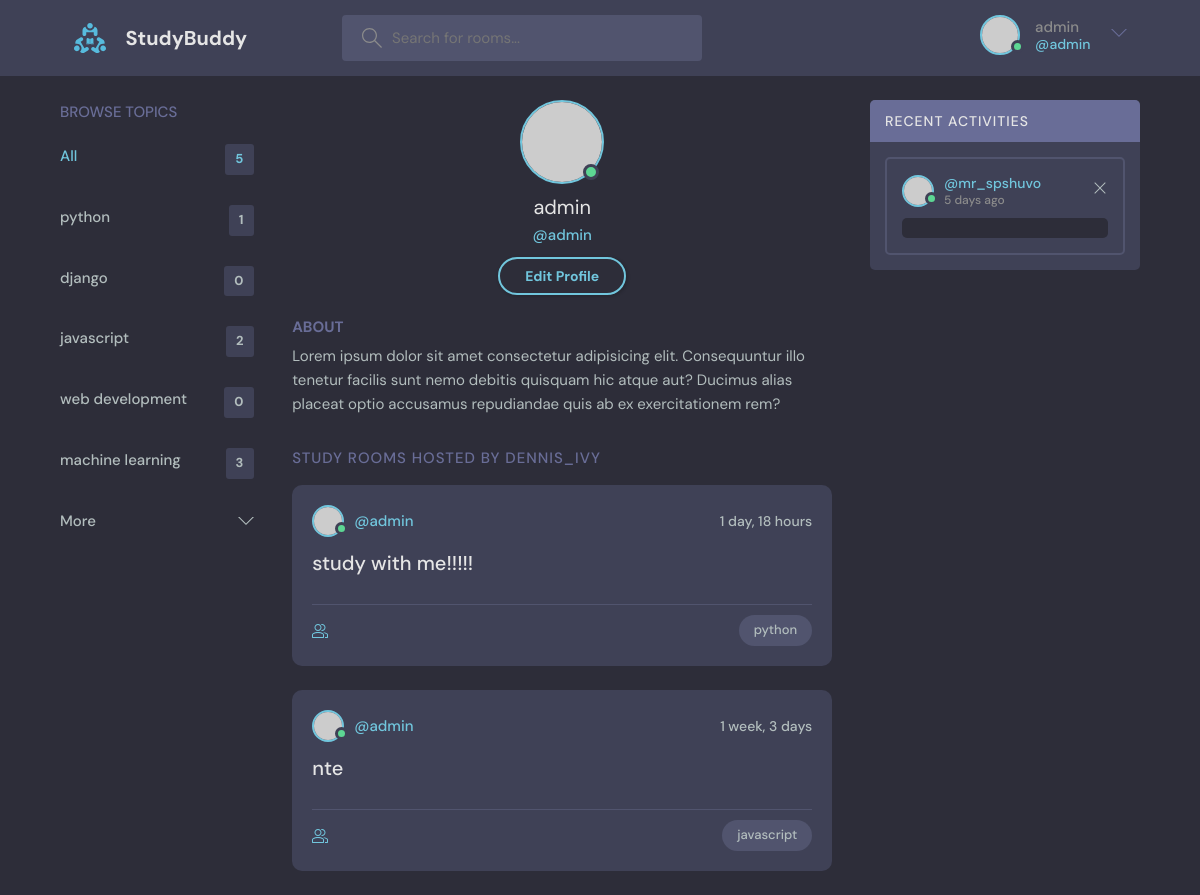
/profile/1/ (signed in), run on the app's committed database.
### polls/models.py (models this page shows, shortened)
class Topic(models.Model):
    name = models.CharField(max_length=200)

class Room(models.Model):
    host = models.ForeignKey(User, on_delete=models.SET_NULL, null=True)
    topic = models.ForeignKey(Topic, on_delete=models.SET_NULL, null=True)
    name = models.CharField(max_length=200)
    description = models.TextField(null=True, blank=True)
    particpents = models.ManyToManyField(User, 'participents', blank=True)
    updated = models.DateTimeField(auto_now=True)
    created = models.DateTimeField(auto_now_add=True)
    class Meta:
        ordering = ['-updated', '-created']

### polls/views.py (the view)
# urls.py: path('profile/<str:pk>/', views.userProfile, name='user-profile'),
def userProfile(request, pk):
    user=User.objects.get(id=pk)
    rooms=user.room_set.all()
    room_massages=user.massage_set.all()
    topics=Topic.objects.all()
    context={'user':user, 'rooms':rooms ,'room_massages':room_massages ,'topics':topics}
    return render(request, 'polls/profile.html', context)

### polls/templates/polls/profile.html
{% extends 'main.html'%}
{% block content %}
  <main class="profile-page layout layout--3">
    <div class="container">
      {% include 'polls/topic_component.html'%}
      <div class="roomList">
        <div class="profile">
          <div class="profile__avatar">
            <div class="avatar avatar--large active">
              <img src="https://randomuser.me/api/portraits/men/11.jpg" />
            </div>
          </div>
          <div class="profile__info">
            <h3>{{user.username}}</h3>
            <p>@{{user.username}}</p>
            <a href="edit-user.html" class="btn btn--main btn--pill">Edit Profile</a>
          </div>
          <div class="profile__about">
            <h3>About</h3>
            <p>
              Lorem ipsum dolor sit amet consectetur adipisicing elit. Consequuntur illo tenetur
              facilis sunt nemo debitis quisquam hic atque aut? Ducimus alias placeat optio
              accusamus repudiandae quis ab ex exercitationem rem?
            </p>
          </div>
        </div>
        <div class="roomList__header">
          <div>
            <h2>Study Rooms Hosted by dennis_ivy</a>
            </h2>
          </div>
        </div>
        {% include 'polls/feed-component.html' %}
      </div>
      {% include 'polls/activity_component.html'%}
    </div>
  </main>
</body>
{% endblock content %}

### templates/navbar.html (shortened to what this page needs)
{% load static %}
<header class="header header--loggedIn">
  <div class="container">
    <a href="{% url 'index' %}" class="header__logo">
      <img src="{% static 'images/logo.svg' %}" />
      <h1>StudyBuddy</h1>
    </a>
    <form class="header__search" method="GET" action="{% url 'index' %}">
      <label>
        <input name="q" placeholder="Search for rooms..." />
      </label>
    </form>
    <nav class="header__menu">
      {% if request.user.is_authenticated %}
      <div class="header__user">
        <a href="profile.html">
          <div class="avatar avatar--medium active">
            <img src="https://randomuser.me/api/portraits/men/37.jpg" />
          </div>
          <p>
            {{request.user.username}} <span>@{{request.user.username}}</span>
          </p>
        </a>
        <button class="dropdown-button">
          <svg
            version="1.1"
            xmlns="http://www.w3.org/2000/svg"
            width="32"
            height="32"
            viewBox="0 0 32 32"
          >
            <title>chevron-down</title>
            <path d="M16 21l-13-13h-3l16 16 16-16h-3l-13 13z"></path>
          </svg>
        </button>
      </div>
      {% endif %}
    </nav>
  </div>
</header>

### polls/templates/polls/topic_component.html
<div class="topics">
    <div class="topics__header">
      <h2>Browse Topics</h2>
    </div>
    <ul class="topics__list">
      <li>
        <a href="{% url 'index'%}" class="active">All <span>{{topics.count}}</span></a>
      </li>
      {% for topic in topics %}
      <li>
        <a href="{% url 'index'%}?q={{topic.name}}">{{topic.name}}<span>{{topic.room_set.count}}</span></a>
        {% endfor %}
    <a class="btn btn--link" href="topics.html">
      More
      <svg
        version="1.1"
        xmlns="http://www.w3.org/2000/svg"
        width="32"
        height="32"
        viewBox="0 0 32 32"
      >
        <title>chevron-down</title>
        <path d="M16 21l-13-13h-3l16 16 16-16h-3l-13 13z"></path>
      </svg>
    </a>
  </div>

### polls/templates/polls/feed-component.html (shortened to what this page needs)
 {% for room in rooms %}
<div class="roomListRoom">
  <div class="roomListRoom__header">
    <a href="{%url 'user-profile' room.host.id %}" class="roomListRoom__author">
      <div class="avatar avatar--small active">
        <img src="https://randomuser.me/api/portraits/men/11.jpg" />
      </div>
      <span>@{{room.host.username}}</span>
    </a>
    <div class="roomListRoom__actions">
      <span>{{room.created|timesince}}</span>
    </div>
  </div>
  <div class="roomListRoom__content">
    <a href="{% url 'room' room.id %}">{{room.name}}</a>
  </div>
  <div class="roomListRoom__meta">
    <a href="{% url 'room' room.id %}" class="roomListRoom__joined">
    </a>
    <p class="roomListRoom__topic">{{room.topic.name}}</p>
  </div>
</div>
{% endfor %}

### data on the page
Topic: name "python", room_set.count "1"
Topic: name "django", room_set.count "0"
Topic: name "javascript", room_set.count "2"
Topic: name "web development", room_set.count "0"
Topic: name "machine learning", room_set.count "3"
Room: host.username "admin", created "1 day, 18 hours", name "study with me!!!!!", topic.name "python"
Room: host.username "admin", created "1 week, 3 days", name "nte", topic.name "javascript"

### other printed values
{{ request.user.username }} "admin"
{{ topics.count }} "5"
{{ user.username }} "admin"
